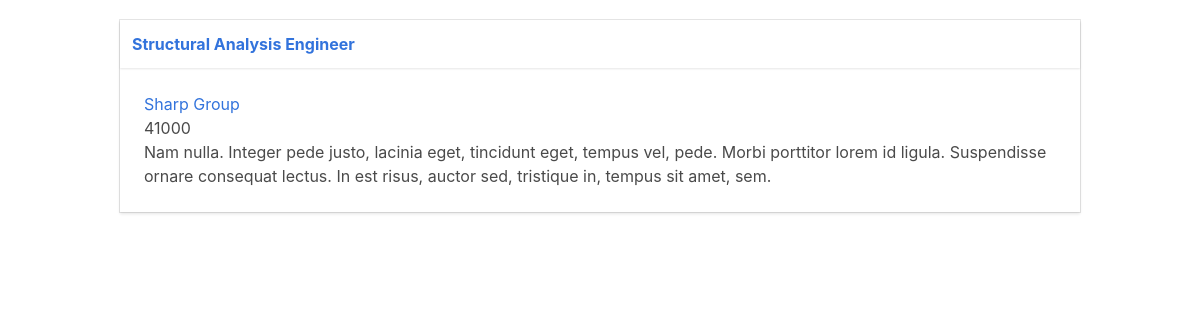
/job/1, run on the app's committed database.
### tables this page shows
CREATE TABLE "job" (
"id" INTEGER PRIMARY KEY AUTOINCREMENT,
"title" VARCHAR,
"description" TEXT,
"salary" VARCHAR,
"employer_id" INTEGER
);

CREATE TABLE "employer" (
"id" INTEGER PRIMARY KEY AUTOINCREMENT,
"name" VARCHAR,
"description" TEXT,
"address" VARCHAR,
"city" VARCHAR,
"state" VARCHAR,
"zip" VARCHAR
);

### jobs/app.py (the view)
@app.route("/job/<job_id>")
def job(job_id):
    job = execute_sql(
        'SELECT job.id, job.title, job.description, job.salary, employer.id as employer_id, employer.name as employer_name FROM job JOIN employer ON employer.id = job.employer_id WHERE job.id = ?', [job_id], single=True)
    return render_template('job.html', job=job)

### jobs/app.py (called while the page is built)
def open_connection():
    connection = getattr(g, '_connection', None)
    if connection == None:
        connection = g._connection = sqlite3.connect(PATH)
    connection.row_factory = sqlite3.Row
    return connection

def execute_sql(sql, values=(), commit=False, single=False):
    connection = open_connection()
    cursor = connection.execute(sql, values)
    if commit == True:
        results = connection.commit()
    else:
        results = cursor.fetchone() if single else cursor.fetchall()
    cursor.close()
    return results

@app.teardown_appcontext
def close_connection(exception):
    connection = getattr(g, '_connection', None)
    if connection != None:
        connection.close()

### jobs/templates/job.html
{% extends "layout.html" %}
{% block content %}
{{show_job(job)}}
{% endblock %}

### jobs/templates/_macros.html (shortened to what this page needs)
{% macro show_job(job) %}
<div class="card adjust-height">
    <header class="card-header">
        <p class="card-header-title">
            <a href={{ url_for('job', job_id=job['id']) }}>{{job['title']}}</a>
        </p>
    </header>
    <div class="card-content">
        <div class="content">
            <p>
                <a href={{ url_for('employer', employer_id=job['employer_id']) }}>{{job['employer_name']}}</a><br>
                {{job['salary']}}<br>
                {{job['description']}}
            </p>
        </div>
    </div>
</div>
{% endmacro %}

### jobs/static/css/app.css (style rules this page uses)
.adjust-height { height: 100%; }

### data on the page
job: title "Structural Analysis Engineer", salary "41000", description "Nam nulla. Integer pede justo, lacinia eget, tincidunt eget, tempus vel, pede. Morbi porttitor lorem id ligula. Suspendisse ornare consequat lectus. In est risus, auctor sed, tristique in, tempus sit amet, sem."
employer: employer_name "Sharp Group"
